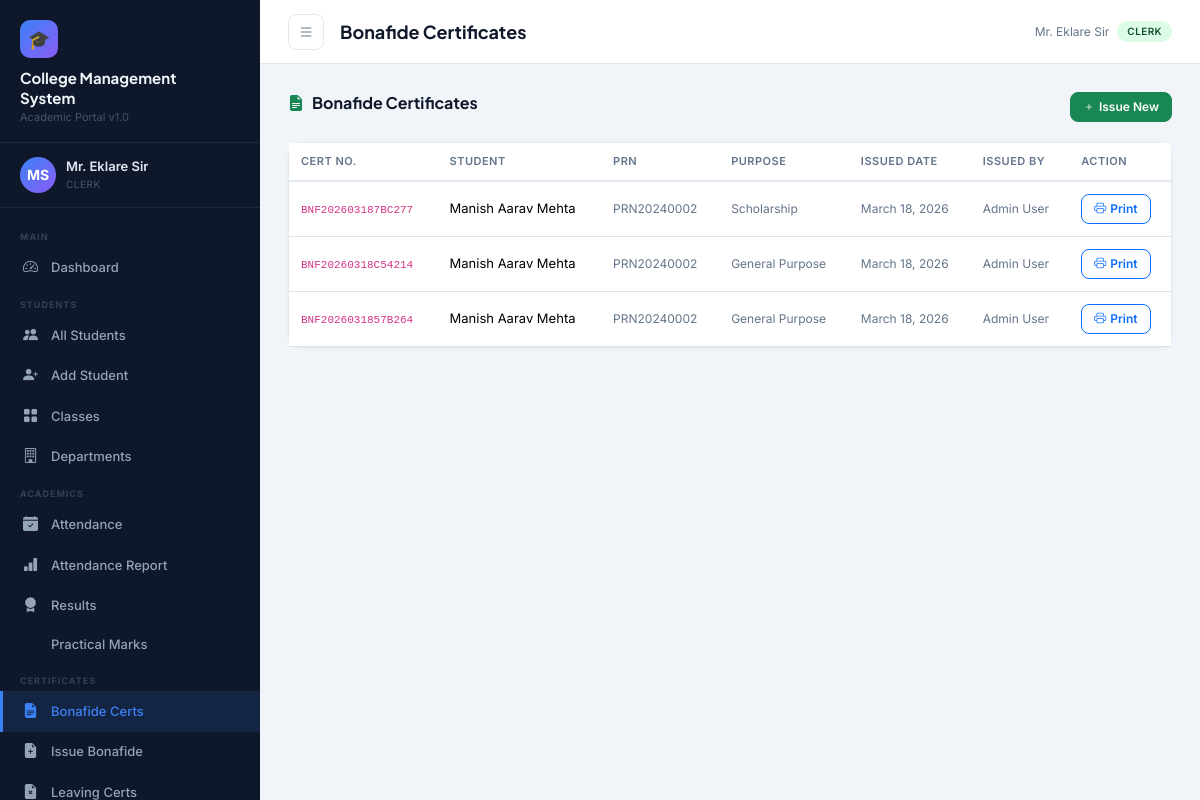
The page /bonafide/ (signed in) on the database its author committed.
### accounts/models.py (models this page shows, shortened)
class User(AbstractUser):
    ROLE_CHOICES = [
        ('principal', 'Principal'),
        ('staff', 'Staff / Teacher'),
        ('clerk', 'Clerk'),
        ('accountant', 'Accountant'),
    ]
    role = models.CharField(max_length=20, choices=ROLE_CHOICES, default='staff')
    phone = models.CharField(max_length=15, blank=True)
    address = models.TextField(blank=True)
    profile_photo = models.ImageField(upload_to='profiles/', blank=True, null=True)
    department = models.CharField(max_length=100, blank=True)
    employee_id = models.CharField(max_length=20, unique=True, null=True, blank=True)

### bonafide/models.py (models this page shows, shortened)
class BonafideCertificate(models.Model):
    PURPOSE_CHOICES = [
        ('bank_loan', 'Bank Loan'),
        ('scholarship', 'Scholarship'),
        ('passport', 'Passport'),
        ('visa', 'Visa'),
        ('employment', 'Employment'),
        ('higher_study', 'Higher Study Admission'),
        ('railway_concession', 'Railway Concession'),
        ('general', 'General Purpose'),
        ('other', 'Other'),
    ]
    student = models.ForeignKey(Student, on_delete=models.CASCADE, related_name='bonafides')
    certificate_no = models.CharField(max_length=30, unique=True)
    purpose = models.CharField(max_length=30, choices=PURPOSE_CHOICES, default='general')
    custom_purpose = models.CharField(max_length=200, blank=True)
    issued_date = models.DateField(auto_now_add=True)
    issued_by = models.ForeignKey(User, on_delete=models.SET_NULL, null=True, related_name='issued_bonafides')
    additional_text = models.TextField(blank=True, help_text='Any additional information to include in the certificate')
    is_valid = models.BooleanField(default=True)
    downloaded_count = models.IntegerField(default=0)

### students/models.py (models this page shows, shortened)
class Student(models.Model):
    GENDER_CHOICES = [('M', 'Male'), ('F', 'Female'), ('O', 'Other')]
    STATUS_CHOICES = [('active', 'Active'), ('inactive', 'Inactive'), ('passed', 'Passed Out'), ('dropped', 'Dropped')]
    prn = models.CharField(max_length=20, unique=True, verbose_name='PRN')
    first_name = models.CharField(max_length=50)
    middle_name = models.CharField(max_length=50, blank=True)
    last_name = models.CharField(max_length=50)
    gender = models.CharField(max_length=1, choices=GENDER_CHOICES)
    date_of_birth = models.DateField()
    address = models.TextField()
    phone = models.CharField(max_length=15)
    email = models.EmailField(blank=True)
    photo = models.ImageField(upload_to='students/', blank=True, null=True)
    aadhar_no = models.CharField(max_length=12, blank=True)
    caste = models.CharField(max_length=50, blank=True)
    category = models.CharField(max_length=20, blank=True)  # OBC, SC, ST, Open
    blood_group = models.CharField(max_length=5, blank=True)
    current_class = models.ForeignKey(Class, on_delete=models.SET_NULL, null=True, related_name='students')
    admission_date = models.DateField()
    admission_no = models.CharField(max_length=20, unique=True)
    status = models.CharField(max_length=10, choices=STATUS_CHOICES, default='active')
    father_name = models.CharField(max_length=100)
    father_phone = models.CharField(max_length=15, blank=True)
    father_occupation = models.CharField(max_length=100, blank=True)
    mother_name = models.CharField(max_length=100)
    mother_phone = models.CharField(max_length=15, blank=True)
    guardian_name = models.CharField(max_length=100, blank=True)
    guardian_phone = models.CharField(max_length=15, blank=True)
    guardian_relation = models.CharField(max_length=50, blank=True)
    created_at = models.DateTimeField(auto_now_add=True)
    updated_at = models.DateTimeField(auto_now=True)
    @property
    def full_name(self):
        parts = [self.first_name, self.middle_name, self.last_name]
        return ' '.join(p for p in parts if p)

### bonafide/views.py (the view)
    def wrapper(request, *args, **kwargs):
        if not request.user.is_authenticated:
            return redirect('login')
        if request.user.role not in ['principal', 'clerk']:
            messages.error(request, 'Access denied.')
            return redirect('dashboard')
        return func(request, *args, **kwargs)

### bonafide/views.py (called while the page is built)
def principal_or_clerk(func):
    def wrapper(request, *args, **kwargs):
        if not request.user.is_authenticated:
            return redirect('login')
        if request.user.role not in ['principal', 'clerk']:
            messages.error(request, 'Access denied.')
            return redirect('dashboard')
        return func(request, *args, **kwargs)
    wrapper.__name__ = func.__name__
    return wrapper

@login_required
@principal_or_clerk
def bonafide_list(request):
    certificates = BonafideCertificate.objects.select_related('student', 'issued_by').order_by('-issued_date')
    return render(request, 'bonafide/list.html', {'certificates': certificates, 'type': 'bonafide'})

### templates/bonafide/list.html (shortened to what this page needs)
{% extends 'base.html' %}
{% block page_title %}{% if type == 'bonafide' %}Bonafide Certificates{% else %}Leaving Certificates{% endif %}{% endblock %}
{% block content %}
<div class="section-header">
  <h5><i class="bi bi-file-earmark-text-fill text-success me-2"></i>{% if type == 'bonafide' %}Bonafide Certificates{% else %}Leaving Certificates{% endif %}</h5>
  {% if type == 'bonafide' %}
  <a href="{% url 'issue_bonafide' %}" class="btn btn-success btn-sm"><i class="bi bi-plus me-1"></i>Issue New</a>
  {% else %}
  <a href="{% url 'issue_leaving_cert' %}" class="btn btn-danger btn-sm"><i class="bi bi-plus me-1"></i>Issue Leaving Cert</a>
  {% endif %}
</div>
<div class="card">
  <div class="card-body p-0">
    <table class="table table-hover mb-0">
      <thead>
        <tr>
          <th>Cert No.</th><th>Student</th><th>PRN</th>
          {% if type == 'bonafide' %}<th>Purpose</th>{% else %}<th>Leaving Date</th>{% endif %}
          <th>Issued Date</th><th>Issued By</th><th>Action</th>
        </tr>
      </thead>
      <tbody>
        {% for cert in certificates %}
        <tr>
          <td><code style="font-size:11px;">{{ cert.certificate_no }}</code></td>
          <td class="fw-600" style="font-size:13px;">{{ cert.student.full_name }}</td>
          <td><span class="text-muted-sm">{{ cert.student.prn }}</span></td>
          {% if type == 'bonafide' %}
          <td><span class="text-muted-sm">{{ cert.get_purpose_display }}</span></td>
          {% else %}
          <td><span class="text-muted-sm">{{ cert.leaving_date }}</span></td>
          {% endif %}
          <td><span class="text-muted-sm">{{ cert.issued_date }}</span></td>
          <td><span class="text-muted-sm">{{ cert.issued_by.get_full_name|default:"—" }}</span></td>
          <td>
            {% if type == 'bonafide' %}
            <a href="{% url 'print_bonafide' cert.pk %}" class="btn btn-sm btn-outline-primary"><i class="bi bi-printer me-1"></i>Print</a>
            {% else %}
            <a href="{% url 'print_leaving_cert' cert.pk %}" class="btn btn-sm btn-outline-primary"><i class="bi bi-printer me-1"></i>Print</a>
            {% endif %}
          </td>
        </tr>
        {% empty %}
        <tr><td colspan="7"><div class="empty-state"><i class="bi bi-file-earmark-x"></i><p>No certificates issued yet</p></div></td></tr>
        {% endfor %}
      </tbody>
    </table>
  </div>
</div>
{% endblock %}

### templates/base.html (shortened to what this page needs)
{% load static %}
<!DOCTYPE html>
<html lang="en">
<head>
  <link href="https://cdn.jsdelivr.net/npm/bootstrap@5.3.2/dist/css/bootstrap.min.css" rel="stylesheet"/>
  <link href="https://cdn.jsdelivr.net/npm/bootstrap-icons@1.11.3/font/bootstrap-icons.css" rel="stylesheet"/>
<link rel="stylesheet"
href="https://cdnjs.cloudflare.com/ajax/libs/cropperjs/1.6.1/cropper.min.css"/>
</head>
<body>
<aside class="sidebar" id="sidebar">
  <div class="sidebar-brand">
    <div class="logo-icon">🎓</div>
    <div class="college-name">College Management<br>System</div>
    <div class="college-subtitle">Academic Portal v1.0</div>
  </div>
  <div class="sidebar-user">
    {% if request.user.profile_photo %}
    <img src="{{ request.user.profile_photo.url }}"
         class="avatar"
         style="object-fit:cover;">
{% else %}
    <div class="avatar">
        {{ request.user.first_name|first|upper }}{{ request.user.last_name|first|upper }}
    </div>
{% endif %}
    <div class="user-info">
      <div class="name">{{ request.user.get_full_name|default:request.user.username }}</div>
      <div class="role">{{ request.user.get_role_display }}</div>
    </div>
  </div>
  <nav class="sidebar-nav">
    <div class="nav-section-label">Main</div>
    <div class="nav-item">
      <a href="{% url 'dashboard' %}" class="{% if request.resolver_match.url_name == 'dashboard' %}active{% endif %}">
        <i class="bi bi-speedometer2"></i> Dashboard
      </a>
    </div>
    <div class="nav-section-label">Students</div>
    <div class="nav-item">
      <a href="{% url 'student_list' %}" class="{% if 'student' in request.resolver_match.url_name %}active{% endif %}">
        <i class="bi bi-people-fill"></i> All Students
      </a>
    </div>
    {% if request.user.role in 'principal,clerk' %}
    <div class="nav-item">
      <a href="{% url 'student_add' %}"><i class="bi bi-person-plus-fill"></i> Add Student</a>
    </div>
    {% endif %}
    <div class="nav-item">
      <a href="{% url 'class_list' %}"><i class="bi bi-grid-fill"></i> Classes</a>
    </div>
    <div class="nav-item">
      <a href="{% url 'department_list' %}"><i class="bi bi-building"></i> Departments</a>
    </div>
    <div class="nav-section-label">Academics</div>
    <div class="nav-item">
      <a href="{% url 'attendance_dashboard' %}" class="{% if 'attendance' in request.resolver_match.url_name %}active{% endif %}">
        <i class="bi bi-calendar-check-fill"></i> Attendance
      </a>
    </div>
    <div class="nav-item">
      <a href="{% url 'attendance_report' %}"><i class="bi bi-bar-chart-fill"></i> Attendance Report</a>
    </div>
    <div class="nav-item">
      <a href="{% url 'results_dashboard' %}" class="{% if 'result' in request.resolver_match.url_name or 'exam' in request.resolver_match.url_name %}active{% endif %}">
        <i class="bi bi-award-fill"></i> Results
      </a>
    </div>
    <div class="nav-item">
      <a href="{% url 'practical_marks' %}"> Practical Marks</a>
    </div>
    {% if request.user.role == 'principal' or request.user.role == 'clerk' %}
    <div class="nav-section-label">Certificates</div>
    <div class="nav-item">
      <a href="{% url 'bonafide_list' %}" class="{% if 'bonafide' in request.resolver_match.url_name %}active{% endif %}">
        <i class="bi bi-file-earmark-text-fill"></i> Bonafide Certs
      </a>
    </div>
    <div class="nav-item">
      <a href="{% url 'issue_bonafide' %}"><i class="bi bi-file-earmark-plus-fill"></i> Issue Bonafide</a>
    </div>
    <div class="nav-item">
      <a href="{% url 'leaving_cert_list' %}"><i class="bi bi-file-earmark-x-fill"></i> Leaving Certs</a>
    </div>
    {% endif %}
  </nav>
</aside>
<div class="main-wrap">
  <div class="topbar">
    <button class="btn-icon sidebar-toggle" onclick="document.getElementById('sidebar').classList.toggle('open')">
      <i class="bi bi-list"></i>
    </button>
    <div class="page-title">{% block page_title %}Dashboard{% endblock %}</div>
    <div class="d-flex align-items-center gap-2">
      <span class="text-muted-sm d-none d-md-inline">{{ request.user.get_full_name|default:request.user.username }}</span>
      <span class="badge-role badge-{{ request.user.role }}">{{ request.user.get_role_display }}</span>
    </div>
  </div>
  <div class="main-content">
    {% block content %}{% endblock %}
  </div>
</div>
</body>
</html>

### templates/base.html (style rules this page uses)
:root { --sidebar-bg: #0f172a; --sidebar-width: 260px; --sidebar-text: #94a3b8; --sidebar-hover: #1e293b; --sidebar-active: #3b82f6; --topbar-h: 64px; --accent: #3b82f6; --accent2: #8b5cf6; --success: #10b981; --warning: #f59e0b; --danger: #ef4444; --bg: #f1f5f9; --card-bg: #ffffff; --text-primary: #0f172a; --text-secondary: #64748b; --border: #e2e8f0; }
* { box-sizing: border-box; margin: 0; padding: 0; }
body { font-family: 'Inter', sans-serif; background: var(--bg); color: var(--text-primary); overflow-x: hidden; }
.sidebar { position: fixed; top: 0; left: 0; height: 100vh; width: var(--sidebar-width); background: var(--sidebar-bg); z-index: 1000; display: flex; flex-direction: column; transition: transform .3s ease; overflow-y: auto; }
.sidebar-brand { padding: 20px 20px 16px; border-bottom: 1px solid #1e293b; }
.sidebar-brand .college-name { font-family: 'Plus Jakarta Sans', sans-serif; font-size: 15px; font-weight: 700; color: #f1f5f9; line-height: 1.3; }
.sidebar-brand .college-subtitle { font-size: 11px; color: #475569; margin-top: 2px; }
.sidebar-brand .logo-icon { width: 38px; height: 38px; background: linear-gradient(135deg, var(--accent), var(--accent2)); border-radius: 10px; display: flex; align-items: center; justify-content: center; font-size: 18px; margin-bottom: 10px; }
.sidebar-user { padding: 14px 20px; border-bottom: 1px solid #1e293b; display: flex; align-items: center; gap: 10px; }
.sidebar-user .avatar { width: 36px; height: 36px; border-radius: 50%; background: linear-gradient(135deg, var(--accent), var(--accent2)); display: flex; align-items: center; justify-content: center; font-size: 14px; font-weight: 700; color: #fff; flex-shrink: 0; }
.sidebar-user .user-info .name { font-size: 13px; font-weight: 600; color: #e2e8f0; }
.sidebar-user .user-info .role { font-size: 10px; color: #475569; text-transform: uppercase; letter-spacing: .5px; }
.sidebar-nav { padding: 12px 0; flex: 1; }
.nav-section-label { font-size: 9px; font-weight: 700; text-transform: uppercase; letter-spacing: 1px; color: #334155; padding: 10px 20px 4px; }
.nav-item a { display: flex; align-items: center; gap: 10px; padding: 9px 20px; color: var(--sidebar-text); text-decoration: none; font-size: 13px; font-weight: 500; border-left: 3px solid transparent; transition: all .2s; }
.nav-item a.active { background: rgba(59,130,246,.12); color: var(--accent); border-left-color: var(--accent); }
.nav-item a i { font-size: 15px; width: 18px; flex-shrink: 0; }
.main-wrap { margin-left: var(--sidebar-width); min-height: 100vh; display: flex; flex-direction: column; }
.topbar { position: sticky; top: 0; height: var(--topbar-h); background: var(--card-bg); border-bottom: 1px solid var(--border); display: flex; align-items: center; padding: 0 28px; gap: 16px; z-index: 100; }
.topbar .page-title { font-family: 'Plus Jakarta Sans',sans-serif; font-size: 18px; font-weight: 700; flex: 1; }
.topbar .btn-icon { width: 36px; height: 36px; border-radius: 8px; border: 1px solid var(--border); background: transparent; display: flex; align-items: center; justify-content: center; cursor: pointer; transition: background .2s; color: var(--text-secondary); }
.main-content { flex: 1; padding: 28px; }
.card { border: 1px solid var(--border); border-radius: 14px; background: var(--card-bg); box-shadow: 0 1px 4px rgba(0,0,0,.04); }
.table { font-size: 13px; }
.table thead th { font-size: 11px; text-transform: uppercase; letter-spacing: .5px; color: var(--text-secondary); border-bottom: 2px solid var(--border); font-weight: 600; padding: 10px 12px; }
.table tbody td { padding: 12px; vertical-align: middle; }
.badge-role { display: inline-block; font-size: 10px; padding: 3px 10px; border-radius: 100px; font-weight: 600; text-transform: uppercase; letter-spacing: .4px; }
.badge-clerk { background: #dcfce7; color: #14532d; }
.btn { border-radius: 8px; font-size: 13px; font-weight: 600; padding: 8px 16px; }
.btn-sm { padding: 5px 12px; font-size: 12px; }
.sidebar-toggle { display: none; }
.text-muted-sm { font-size: 12px; color: var(--text-secondary); }
.section-header { display: flex; align-items: center; justify-content: space-between; margin-bottom: 20px; }
.section-header h5 { font-family: 'Plus Jakarta Sans',sans-serif; font-weight: 700; font-size: 16px; }
.avatar { width:36px; height:36px; border-radius:50%; object-fit:cover; }

### rows shown on the page
User: user.first_name|first "M", user.last_name|first "S", user.get_full_name "Mr. Eklare Sir", user.role "CLERK"
BonafideCertificate: certificate_no "BNF202603187BC277", student.full_name "Manish Aarav Mehta", student.prn "PRN20240002", purpose "Scholarship", issued_date "March 18, 2026", issued_by.get_full_name "Admin User"
BonafideCertificate: certificate_no "BNF20260318C54214", student.full_name "Manish Aarav Mehta", student.prn "PRN20240002", purpose "General Purpose", issued_date "March 18, 2026", issued_by.get_full_name "Admin User"
BonafideCertificate: certificate_no "BNF2026031857B264", student.full_name "Manish Aarav Mehta", student.prn "PRN20240002", purpose "General Purpose", issued_date "March 18, 2026", issued_by.get_full_name "Admin User"
